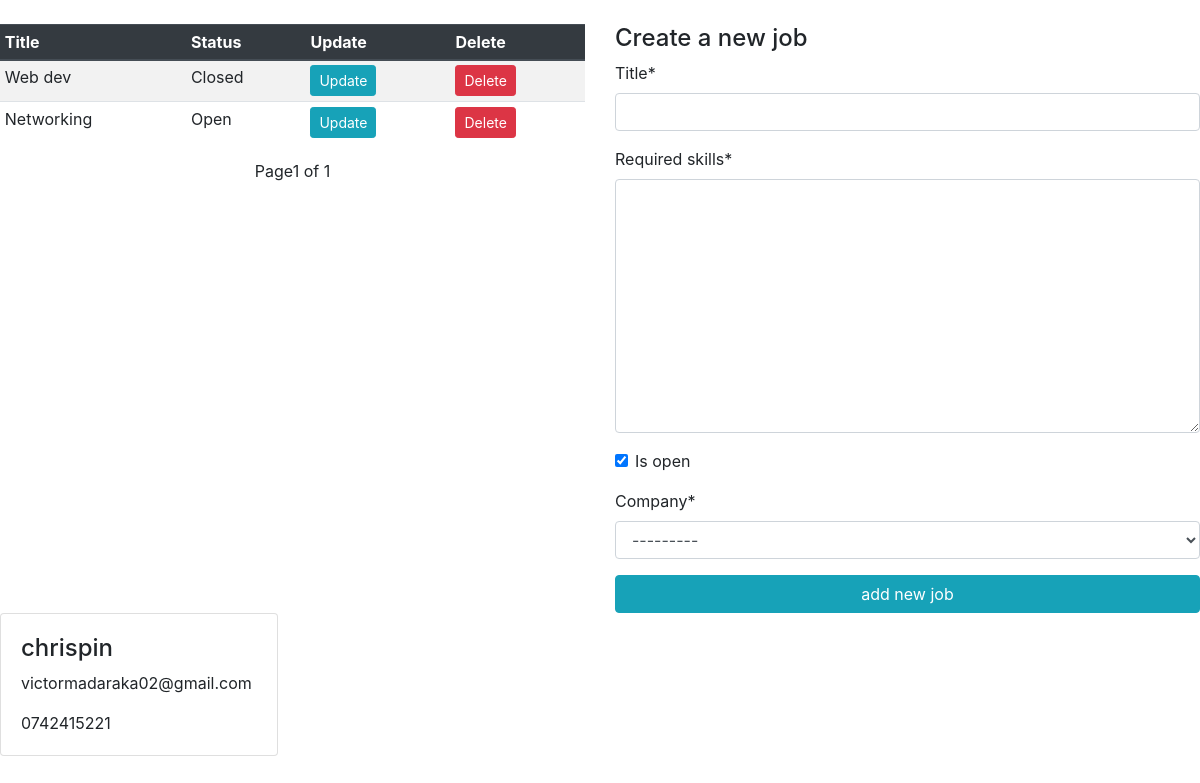
/companies/1/, run on an earlier commit of the app's database.
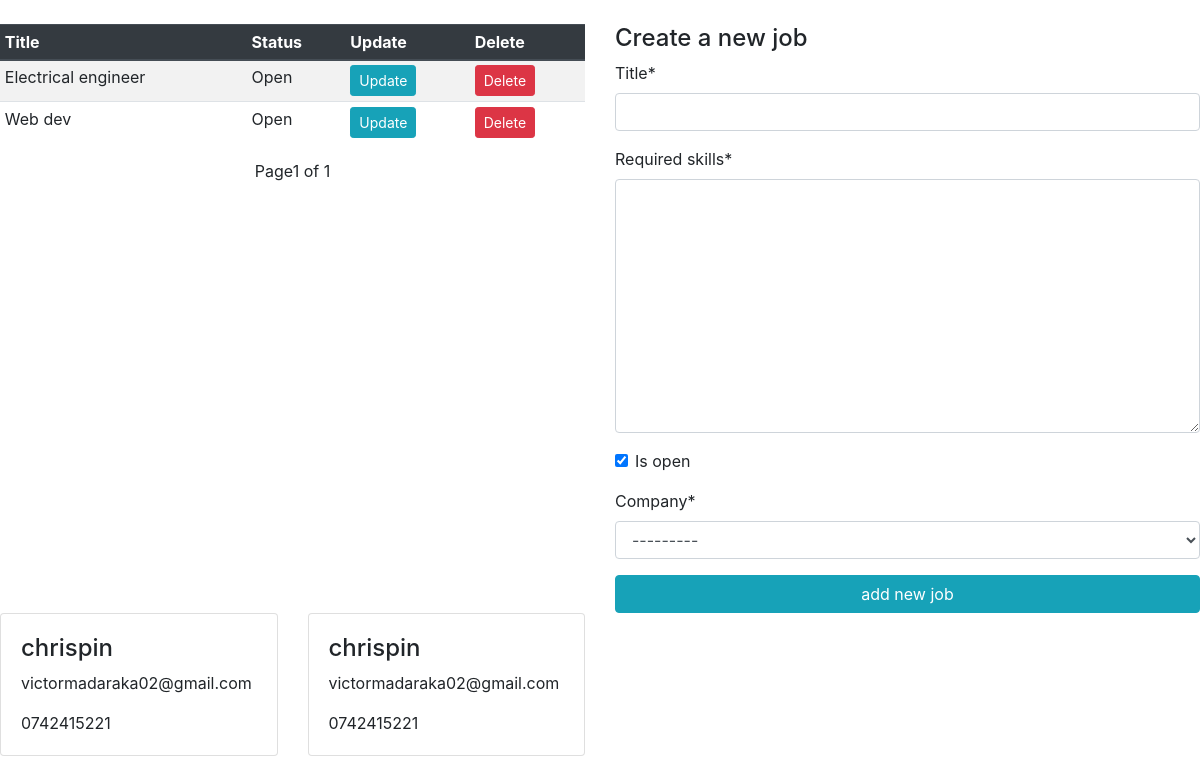
And on a later commit of the database.
### openings/models.py (models this page shows, shortened)
class Jobs(models.Model):
    title = models.CharField(max_length=1000)
    required_skills = RichTextField()
    is_open = models.BooleanField(default=True)
    company = models.ForeignKey(Company, on_delete=models.CASCADE)

class Application(models.Model):
    job = models.ForeignKey(Jobs, on_delete=models.CASCADE)
    student = models.ForeignKey(Student, on_delete=models.CASCADE)
    email = models.CharField(max_length=100, null=True)
    phone_number = models.CharField(max_length=20, null=True)

class Student(models.Model):
    user = models.OneToOneField(User, on_delete=models.CASCADE)
    school = models.ForeignKey(School, on_delete=models.SET_NULL, null=True)
    course = models.CharField(max_length=100, null=True )

class User(AbstractUser):
    is_student = models.BooleanField(default=False)
    is_company = models.BooleanField(default=False)
    is_school = models.BooleanField(default=False)

### openings/views.py (the view)
# urls.py: path('companies/<str:id>/',  company, name="company"),
def company(request, id):
    company = Company.objects.filter(id=id).first()
    job = Jobs.objects.filter(company=company).order_by('-id')
    applications = Application.objects.filter(job__in=job)
    page = request.GET.get('page', 1)
    paginator = Paginator(job, 15)
    try:
        jobs = paginator.page(page)
    except PageNotAnInteger:
        jobs = paginator.page(1)
    except EmptyPage:
        jobs = paginator.page(paginator.num_pages)
    form = JobForm()
    if request.method == "POST":
        form = JobForm(request.POST)
        if form.is_valid():
            form.save()
        return redirect('company')
    context = {
        'jobs':jobs,
        'company':company,
        'form':form,
        'applications':applications
    }
    return render(request, 'company.html', context)

### openings/forms.py
class JobForm(ModelForm):
    class Meta:
        model = Jobs
        fields = '__all__'

### openings/models.py (called while the page is built)
    def __str__(self):
        return self.user.username

### templates/company.html (shortened to what this page needs)
{% extends 'base.html' %}
{% load crispy_forms_tags %}
{% block content %}
<div class="conatiner mt-4 mb-4">
    <div class="row">
        <div class="col-md-6">
            <div class="table-responsive">
                <table class="table table-sm table-striped table-hover">
                  <thead class=" thead-dark">
                    <tr>
                      <th scope="col">Title</th>
                      <th scope="col">Status
                      </th>
                      <th scope="col">Update</th>
                      <th scope="col">Delete</th>
                    </tr>
                  </thead>
                  <tbody>
                    {% for job in jobs %}
                      <tr>
                          <td>{{job.title}}</td>
                          {% if job.is_open == True %}
                            <td>Open</td>
                          {% else %}
                           <td>Closed</td>
                          {% endif %}
                          <td><a class="btn btn-info btn-sm" href="{% url 'update_job' job.id %}">Update</a></td>
                          <td><a class="btn btn-danger btn-sm" href="{% url 'delete_job' job.id %}">Delete</a></td>
                          </tr>
                    {% endfor %}
                  </tbody>
                  </table>
                </div>
                    <div class="pagination align-items-center justify-content-center">
                      <span class="step-links">
                          <span class="current">
                               Page{{ jobs.number }} of {{ jobs.paginator.num_pages }}
                          </span>
                      </span>
                  </div>
        </div>
        <div class="col-md-6">
            <h4>Create a new job</h4>
            <form action="" method="post">
                {{ form|crispy}}
                <input class="btn btn-info btn-block" type="submit" value="add new job">
            </form>
        </div>
        {% for application in applications %}
        <div class="col-md-3">
          <div class="card">
            <div class="card-body">
              <h4 class="card-text">{{application.student.user.username}}</h4>
              <p class="card-text">{{application.email}}</p>
              <p class="card-text">{{application.phone_number}}</p>
            </div>
          </div>
        </div>
        {% endfor %}
    </div>
</div>
{% endblock %}

### templates/base.html (shortened to what this page needs)
<!DOCTYPE html>
<html lang="en">
<head>
    <link rel="stylesheet" href="https://stackpath.bootstrapcdn.com/bootstrap/4.4.1/css/bootstrap.min.css"
>
    <link rel="stylesheet" href="https://stackpath.bootstrapcdn.com/font-awesome/4.7.0/css/font-awesome.min.css">
    <link rel="stylesheet" href="https://use.fontawesome.com/releases/v5.6.1/css/all.css">
</head>
<body>
    {% block content %}
    {% endblock %}
    </body>
    </html>

What changed in the data, as far as the page shows it:
removed Jobs: title "Networking", is_open "Open"
added Jobs: title "Electrical engineer", is_open "Open"
changed Jobs "Web dev": is_open "Closed" → "Open"
added Application: student.user.username "chrispin", email "victormadaraka02@gmail.com", phone_number "0742415221"
